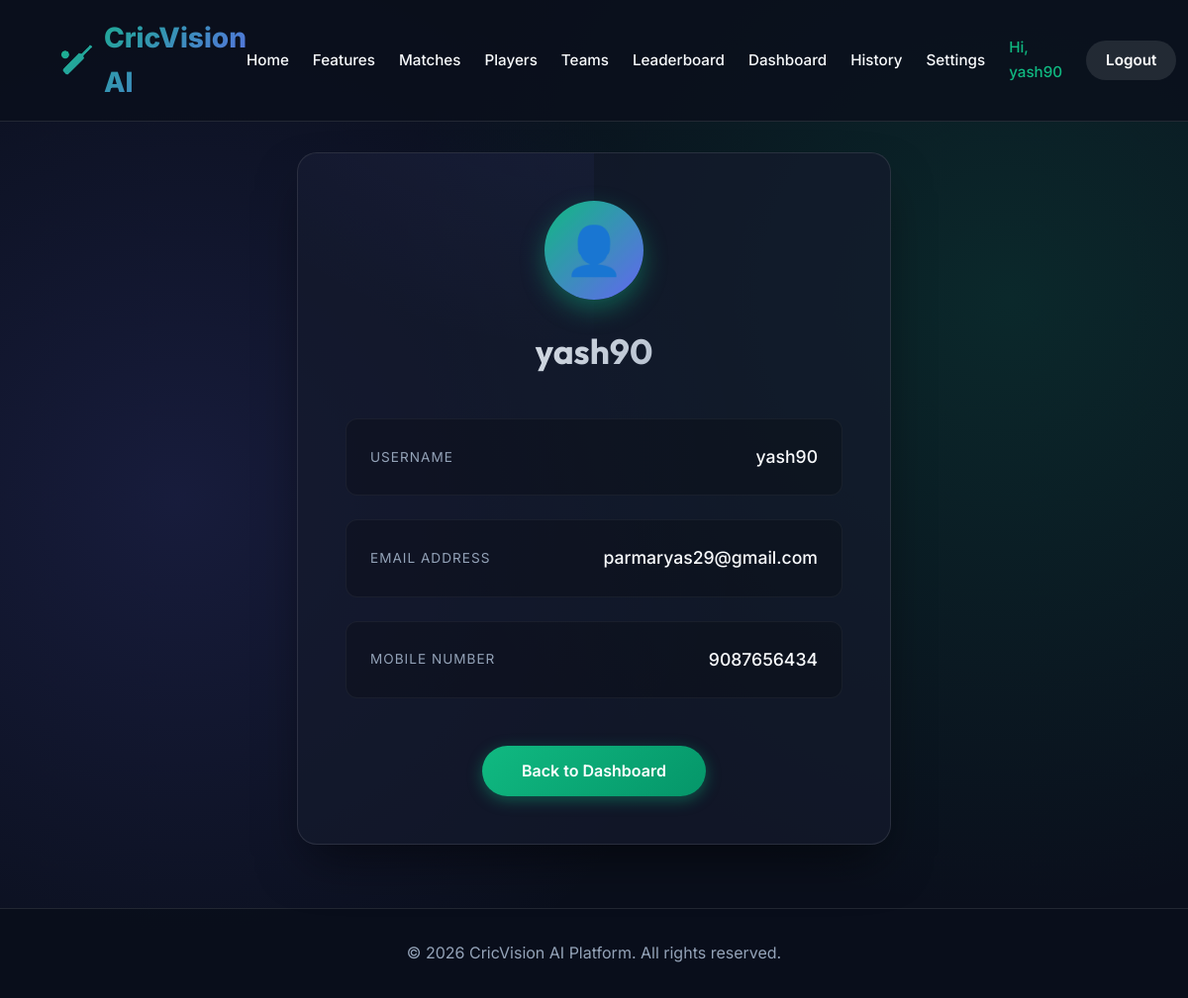
The page /profile (signed in) on the database its author committed.
### app.py (models this page shows)
class User(db.Model):
    id = db.Column(db.Integer, primary_key=True)
    username = db.Column(db.String(80), unique=True, nullable=False)
    email = db.Column(db.String(120), unique=True, nullable=False)
    mobile = db.Column(db.String(15), unique=True, nullable=False)
    password_hash = db.Column(db.String(256), nullable=False)
    created_at = db.Column(db.DateTime, default=datetime.utcnow)
    analyses_count = db.Column(db.Integer, default=0)
    is_active = db.Column(db.Boolean, default=True)
    is_verified = db.Column(db.Boolean, default=False)
    verification_token = db.Column(db.String(64), unique=True, nullable=True)

### app.py (the view)
@app.route('/profile')
def profile():
    if 'username' not in session:
        return redirect(url_for('login'))
    user = User.query.filter_by(username=session['username']).first()
    if not user:
        session.pop('username', None)
        return redirect(url_for('login'))
    return render_template('profile.html', user=user)

### app.py (called while the page is built)
@app.context_processor
def inject_user():
    return dict(logged_in='username' in session, username=session.get('username'))

### templates/profile.html (shortened to what this page needs)
{% extends "base.html" %}
{% block content %}
<div class="profile-container">
    <div class="profile-header">
        <div class="profile-avatar">
            👤
        </div>
        <h1>{{ user.username }}</h1>
    </div>
    <div class="profile-details">
        <div class="detail-item">
            <span class="detail-label">Username</span>
            <span class="detail-value">{{ user.username }}</span>
        </div>
        <div class="detail-item">
            <span class="detail-label">Email Address</span>
            <span class="detail-value">{{ user.email }}</span>
        </div>
        <div class="detail-item">
            <span class="detail-label">Mobile Number</span>
            <span class="detail-value">{{ user.mobile }}</span>
        </div>
    </div>
    <div class="profile-actions">
        <a href="{{ url_for('dashboard') }}" class="btn-edit">
            Back to Dashboard
        </a>
    </div>
</div>
{% endblock %}

### templates/base.html (shortened to what this page needs)
<!DOCTYPE html>
<html lang="en">
<head>
</head>
<body class="fade-in">
    <header>
        <div class="logo">
            <span>🏏</span> CricVision AI
        </div>
<nav>
            <a href="{{ url_for('index') }}">Home</a>
            <a href="{{ url_for('features') }}">Features</a>
            <a href="{{ url_for('matches') }}">Matches</a>
            <a href="{{ url_for('players') }}">Players</a>
            <a href="{{ url_for('teams') }}">Teams</a>
            <a href="{{ url_for('leaderboard') }}">Leaderboard</a>
            {% if logged_in %}
            <a href="{{ url_for('dashboard') }}">Dashboard</a>
            <a href="{{ url_for('history') }}">History</a>
            <a href="{{ url_for('settings') }}">Settings</a>
            <a href="{{ url_for('profile') }}"
                style="color: var(--accent-primary); text-decoration: none; font-weight: 500;">Hi, {{ username }}</a>
            <a href="{{ url_for('logout') }}" class="nav-btn"
                style="background: rgba(255,255,255,0.1); box-shadow: none;">Logout</a>
            {% else %}
            <a href="{{ url_for('login') }}">Login</a>
            <a href="{{ url_for('signup') }}" class="nav-btn">Sign Up</a>
            {% endif %}
        </nav>
    </header>
    <main>
        {% block content %}{% endblock %}
    </main>
    <footer>
        <p>&copy; 2026 CricVision AI Platform. All rights reserved.</p>
    </footer>
</body>
</html>

### templates/base.html (style rules this page uses)
:root { --bg-base: #0a0f1c; --bg-panel: rgba(20, 27, 45, 0.7); --accent-primary: #10b981; --accent-secondary: #6366f1; --accent-glow: rgba(16, 185, 129, 0.4); --text-main: #f8fafc; --text-muted: #94a3b8; --border-color: rgba(255, 255, 255, 0.1); }
* { margin: 0; padding: 0; box-sizing: border-box; }
html { scroll-behavior: smooth; scroll-padding-top: 100px; }
body { font-family: 'Inter', sans-serif; background-color: var(--bg-base); color: var(--text-main); line-height: 1.6; overflow-x: hidden; background-image: radial-gradient(circle at 15% 50%, rgba(99, 102, 241, 0.15) 0%, transparent 50%), radial-gradient(circle at 85% 30%, rgba(16, 185, 129, 0.15) 0%, transparent 50%); }
h1, h2, h3, h4 { font-family: 'Outfit', sans-serif; }
header { background: rgba(10, 15, 28, 0.8); backdrop-filter: blur(12px); -webkit-backdrop-filter: blur(12px); border-bottom: 1px solid var(--border-color); padding: 1rem 5%; display: flex; justify-content: space-between; align-items: center; position: fixed; width: 100%; top: 0; z-index: 1000; }
.logo { font-size: 1.75rem; font-weight: 800; background: linear-gradient(135deg, var(--accent-primary), var(--accent-secondary)); -webkit-background-clip: text; -webkit-text-fill-color: transparent; display: flex; align-items: center; gap: 10px; }
nav { display: flex; align-items: center; gap: 1.5rem; }
nav a, nav span { color: var(--text-main); text-decoration: none; font-weight: 500; transition: all 0.3s ease; font-size: 0.95rem; }
.nav-btn { background: linear-gradient(135deg, var(--accent-primary), #059669); padding: 0.5rem 1.25rem; border-radius: 50px; color: white !important; font-weight: 600; box-shadow: 0 4px 15px var(--accent-glow); }
footer { background: rgba(10, 15, 28, 0.95); border-top: 1px solid var(--border-color); color: var(--text-muted); text-align: center; padding: 2rem; }
.fade-in { animation: fadeInPage 0.5s ease-out forwards; }
main { min-height: 80vh; }

### templates/profile.html (style rules this page uses)
body { padding-top: 90px; }
.profile-container { max-width: 600px; margin: 4rem auto; background: var(--bg-panel); backdrop-filter: blur(16px); padding: 3rem; border-radius: 20px; border: 1px solid var(--border-color); box-shadow: 0 25px 50px -12px rgba(0, 0, 0, 0.5); position: relative; overflow: hidden; animation: fadeInUp 0.6s ease; }
.profile-container::before { content: ''; position: absolute; top: -50%; left: -50%; width: 100%; height: 100%; background: radial-gradient(circle at top right, rgba(99, 102, 241, 0.15) 0%, transparent 60%); z-index: 0; pointer-events: none; }
.profile-container>* { position: relative; z-index: 1; }
.profile-header { text-align: center; margin-bottom: 2.5rem; }
.profile-avatar { width: 100px; height: 100px; background: linear-gradient(135deg, var(--accent-primary), var(--accent-secondary)); border-radius: 50%; display: flex; align-items: center; justify-content: center; font-size: 3rem; margin: 0 auto 1.5rem; box-shadow: 0 10px 25px var(--accent-glow); transition: transform 0.3s ease; }
.profile-header h1 { font-size: 2.2rem; margin: 0; background: linear-gradient(135deg, var(--text-main), var(--text-muted)); -webkit-background-clip: text; -webkit-text-fill-color: transparent; }
.profile-details { display: flex; flex-direction: column; gap: 1.5rem; }
.detail-item { background: rgba(0, 0, 0, 0.2); padding: 1.5rem; border-radius: 12px; border: 1px solid rgba(255, 255, 255, 0.05); display: flex; justify-content: space-between; align-items: center; transition: all 0.3s ease; }
.detail-label { color: var(--text-muted); font-size: 0.85rem; text-transform: uppercase; letter-spacing: 1px; }
.detail-value { color: var(--text-main); font-size: 1.1rem; font-weight: 500; }
.profile-actions { margin-top: 3rem; text-align: center; }
.btn-edit { display: inline-block; padding: 0.8rem 2.5rem; background: linear-gradient(135deg, var(--accent-primary), #059669); color: white; text-decoration: none; border-radius: 50px; font-weight: 600; transition: all 0.3s ease; box-shadow: 0 4px 15px var(--accent-glow); }

### rows shown on the page
User: username "yash90", email "parmaryas29@gmail.com", mobile "9087656434"
